Frame 1 (no input): blank canvas, image omitted
Frame 60 (the mouse pressed at the canvas centre just before this capture): blank canvas, image omitted
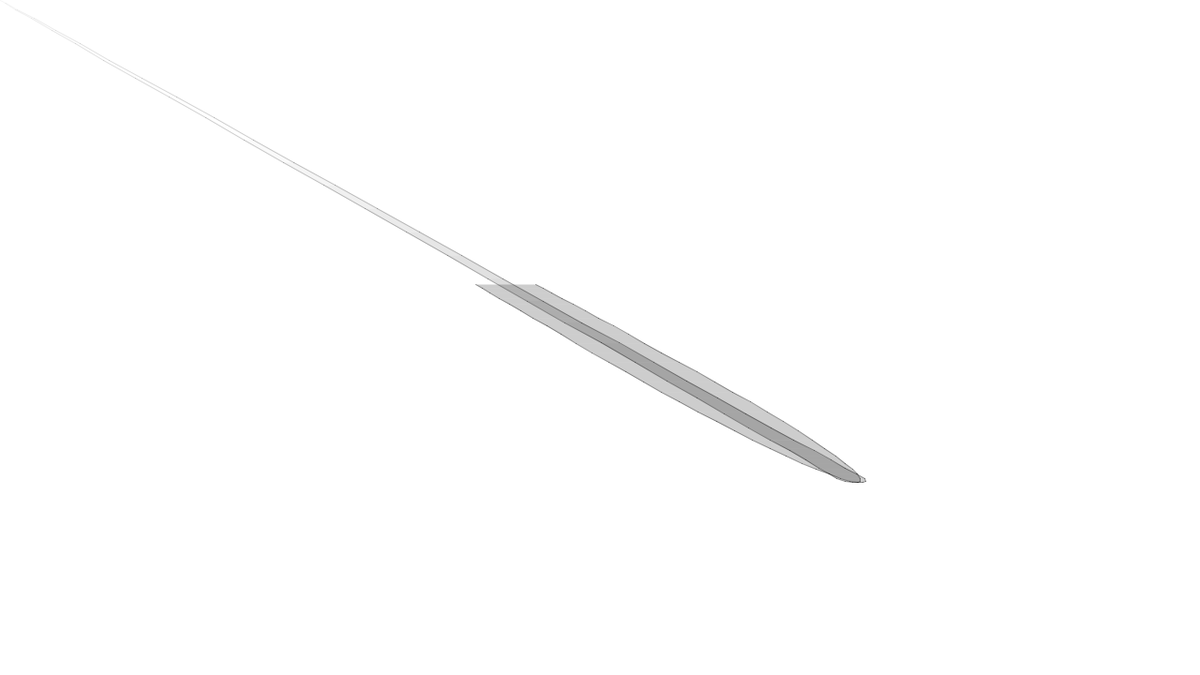
Frame 120 (the mouse held since frame 60 and released just before this capture)

The Processing sketch whose frames 1 and 60 were blank and that drew this single picture after the mouse press (run headless with seeded random() and noise(); from frame 60 on, the mouse is pressed at the canvas centre):

// Processing sketch: calligraphy
// ── calligraphy.pde
/* Calligraphy, for people with trackpads or general bad handwriting
Hybrid Visuals 2010
*/
 
//declare variables
float x, y, xD, yD, xVel, yVel,xOld, yOld, w, wOld, fade;
float spring = 0.01;
float damp = 0.95;
 
void setup(){
  size(1280,720);
  background(#FFFFFF);
  smooth();
}
 
void draw(){
//pass on previous position and line width
//background(-1);
  xOld = x;
  yOld = y;
  wOld = w;
   
//calculate distance and springing 
  xD = (mouseX - x) * spring;
  yD = (mouseY - y) * spring;
   
//calculate velocity and damping
  xVel = (xVel + xD) * damp;
  yVel = (yVel + yD) * damp;
  
//calculate position;
  x+=xVel;
  y+=yVel;
   
//only draw on mousedown, overall this part has some ugly code but it works
  if(mousePressed == true){
    //fade in the line opacity
    fade+=5;
    fade=min(fade,100);
    //fade in the line width
    w+=0.5;
    w=min(w,xVel*fade/50); //should probably be based on window size to be fully dynamic
  }
  else{
    //fade out the line opacity
    fade-=3;
    fade=max(fade,0);
    //fade out the line width
    w=xVel*fade/50;
  }
   
  //draw the line
  fill(0,fade-50);
  noStroke();
  quad(xOld-wOld, yOld, x-w, y, x+w, y, xOld+wOld, yOld);
   
  //draw the outline
  stroke(0,fade);
  line(xOld-wOld, yOld, x-w, y);
  line(xOld+wOld, yOld, x+w, y);
   
  //clear on any key
  if(keyPressed == true){
    background(255);
  }
   
}
